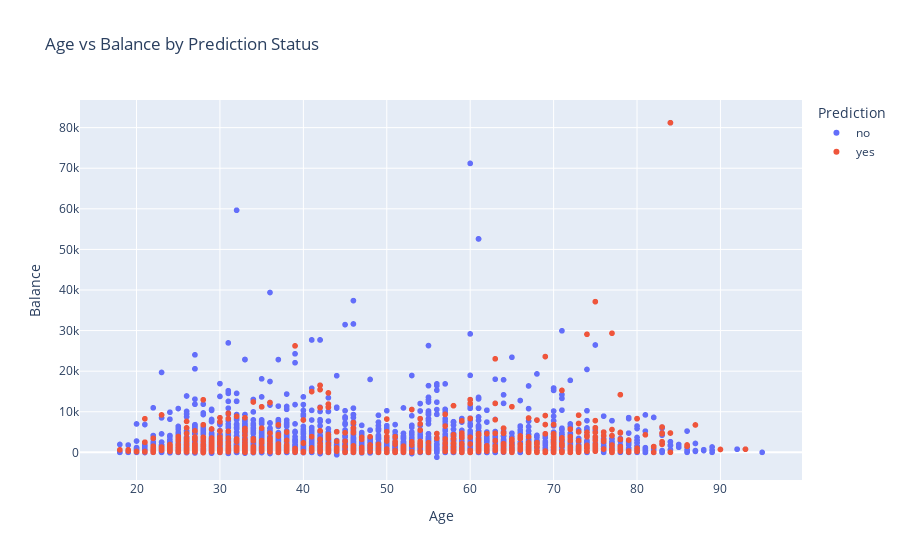

Notebook code cell kept with this figure:
### Markdown cell above
## Age vs Balance

### Code cell
fig = px.scatter(df,
                 x='age', y='balance',
                 color='y', 
                 title='Age vs Balance by Prediction Status',
                 labels={'age':'Age','balance':'Balance','y':'Prediction'})

fig.show()

### Figure 1 — Plotly figure (JSON) as saved in the notebook; plotly's stock layout.template omitted (floating-point values rounded to 4 significant figures; data arrays with more than 128 entries replaced by an {"elided": "..."} marker saying what was removed)
{"data": [{"hovertemplate": "Prediction=no<br>Age=%{x}<br>Balance=%{y}<extra></extra>", "legendgroup": "no", "marker": {"color": "#636efa", "symbol": "circle"}, "mode": "markers", "name": "no", "showlegend": true, "type": "scattergl", "x": {"elided": "4544 int values"}, "xaxis": "x", "y": {"elided": "4544 int values"}, "yaxis": "y"}, {"hovertemplate": "Prediction=yes<br>Age=%{x}<br>Balance=%{y}<extra></extra>", "legendgroup": "yes", "marker": {"color": "#EF553B", "symbol": "circle"}, "mode": "markers", "name": "yes", "showlegend": true, "type": "scattergl", "x": {"elided": "667 int values"}, "xaxis": "x", "y": {"elided": "667 int values"}, "yaxis": "y"}], "layout": {"autosize": true, "legend": {"title": {"text": "Prediction"}, "tracegroupgap": 0}, "title": {"text": "Age vs Balance by Prediction Status"}, "xaxis": {"anchor": "y", "autorange": true, "domain": [0, 1], "range": [12.96, 100.0], "title": {"text": "Age"}, "type": "linear"}, "yaxis": {"anchor": "x", "autorange": true, "domain": [0, 1], "range": [-8007.0, 88000.0], "title": {"text": "Balance"}, "type": "linear"}}}
